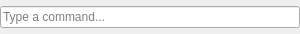
<?xml version="1.0" encoding="UTF-8"?>
<ui version="4.0">
 <class>CommandLineEdit</class>
 <widget class="QWidget" name="CommandLineEdit">
  <property name="geometry">
   <rect>
    <x>0</x>
    <y>0</y>
    <width>300</width>
    <height>34</height>
   </rect>
  </property>
  <property name="sizePolicy">
   <sizepolicy hsizetype="Expanding" vsizetype="MinimumExpanding">
    <horstretch>0</horstretch>
    <verstretch>0</verstretch>
   </sizepolicy>
  </property>
  <property name="windowTitle">
   <string notr="true"/>
  </property>
  <layout class="QHBoxLayout" name="horizontalLayout">
   <property name="spacing">
    <number>0</number>
   </property>
   <property name="leftMargin">
    <number>0</number>
   </property>
   <property name="topMargin">
    <number>0</number>
   </property>
   <property name="rightMargin">
    <number>0</number>
   </property>
   <property name="bottomMargin">
    <number>0</number>
   </property>
   <item>
    <widget class="dataslinger::ui::CompletionBox" name="lineEdit">
     <property name="focusPolicy">
      <enum>Qt::ClickFocus</enum>
     </property>
     <property name="text">
      <string notr="true"/>
     </property>
     <property name="placeholderText">
      <string extracomment="Text shown in a command-line style text box. Prompts the user to type something">Type a command...</string>
     </property>
     <property name="clearButtonEnabled">
      <bool>false</bool>
     </property>
    </widget>
   </item>
  </layout>
 </widget>
 <customwidgets>
  <customwidget>
   <class>dataslinger::ui::CompletionBox</class>
   <extends>QLineEdit</extends>
   <header>ui/completionbox.h</header>
  </customwidget>
 </customwidgets>
 <resources/>
 <connections/>
</ui>
